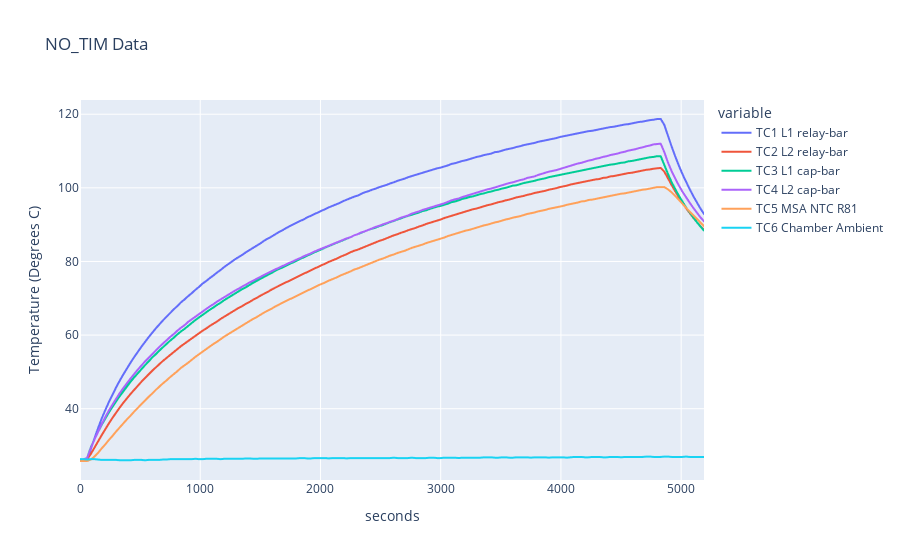

Notebook cell for this chart:
### Code cell
columns_to_plot = ['TC1 L1 relay-bar', 'TC2 L2 relay-bar', 'TC3 L1 cap-bar', 'TC4 L2 cap-bar', 'TC5 MSA NTC R81', 'TC6 Chamber Ambient']

fig_no_tim = px.line(no_tim_df_timeFromStart, x='seconds', y=columns_to_plot, title='NO_TIM Data', 
              labels={'value': 'Temperature (Degrees C)'})

fig_no_tim.show()

### Figure 1 — Plotly figure (JSON) as saved in the notebook; plotly's stock layout.template omitted (floating-point values rounded to 4 significant figures; data arrays with more than 128 entries replaced by an {"elided": "..."} marker saying what was removed)
{"data": [{"hovertemplate": "variable=TC1 L1 relay-bar<br>seconds=%{x}<br>Temperature (Degrees C)=%{y}<extra></extra>", "legendgroup": "TC1 L1 relay-bar", "line": {"color": "#636efa", "dash": "solid"}, "marker": {"symbol": "circle"}, "mode": "lines", "name": "TC1 L1 relay-bar", "showlegend": true, "type": "scattergl", "x": {"elided": "174 int values"}, "xaxis": "x", "y": {"elided": "174 float values"}, "yaxis": "y"}, {"hovertemplate": "variable=TC2 L2 relay-bar<br>seconds=%{x}<br>Temperature (Degrees C)=%{y}<extra></extra>", "legendgroup": "TC2 L2 relay-bar", "line": {"color": "#EF553B", "dash": "solid"}, "marker": {"symbol": "circle"}, "mode": "lines", "name": "TC2 L2 relay-bar", "showlegend": true, "type": "scattergl", "x": {"elided": "174 int values"}, "xaxis": "x", "y": {"elided": "174 float values"}, "yaxis": "y"}, {"hovertemplate": "variable=TC3 L1 cap-bar<br>seconds=%{x}<br>Temperature (Degrees C)=%{y}<extra></extra>", "legendgroup": "TC3 L1 cap-bar", "line": {"color": "#00cc96", "dash": "solid"}, "marker": {"symbol": "circle"}, "mode": "lines", "name": "TC3 L1 cap-bar", "showlegend": true, "type": "scattergl", "x": {"elided": "174 int values"}, "xaxis": "x", "y": {"elided": "174 float values"}, "yaxis": "y"}, {"hovertemplate": "variable=TC4 L2 cap-bar<br>seconds=%{x}<br>Temperature (Degrees C)=%{y}<extra></extra>", "legendgroup": "TC4 L2 cap-bar", "line": {"color": "#ab63fa", "dash": "solid"}, "marker": {"symbol": "circle"}, "mode": "lines", "name": "TC4 L2 cap-bar", "showlegend": true, "type": "scattergl", "x": {"elided": "174 int values"}, "xaxis": "x", "y": {"elided": "174 float values"}, "yaxis": "y"}, {"hovertemplate": "variable=TC5 MSA NTC R81<br>seconds=%{x}<br>Temperature (Degrees C)=%{y}<extra></extra>", "legendgroup": "TC5 MSA NTC R81", "line": {"color": "#FFA15A", "dash": "solid"}, "marker": {"symbol": "circle"}, "mode": "lines", "name": "TC5 MSA NTC R81", "showlegend": true, "type": "scattergl", "x": {"elided": "174 int values"}, "xaxis": "x", "y": {"elided": "174 float values"}, "yaxis": "y"}, {"hovertemplate": "variable=TC6 Chamber Ambient<br>seconds=%{x}<br>Temperature (Degrees C)=%{y}<extra></extra>", "legendgroup": "TC6 Chamber Ambient", "line": {"color": "#19d3f3", "dash": "solid"}, "marker": {"symbol": "circle"}, "mode": "lines", "name": "TC6 Chamber Ambient", "showlegend": true, "type": "scattergl", "x": {"elided": "174 int values"}, "xaxis": "x", "y": {"elided": "174 float values"}, "yaxis": "y"}], "layout": {"legend": {"title": {"text": "variable"}, "tracegroupgap": 0}, "title": {"text": "NO_TIM Data"}, "xaxis": {"anchor": "y", "domain": [0, 1], "title": {"text": "seconds"}}, "yaxis": {"anchor": "x", "domain": [0, 1], "title": {"text": "Temperature (Degrees C)"}}}}
